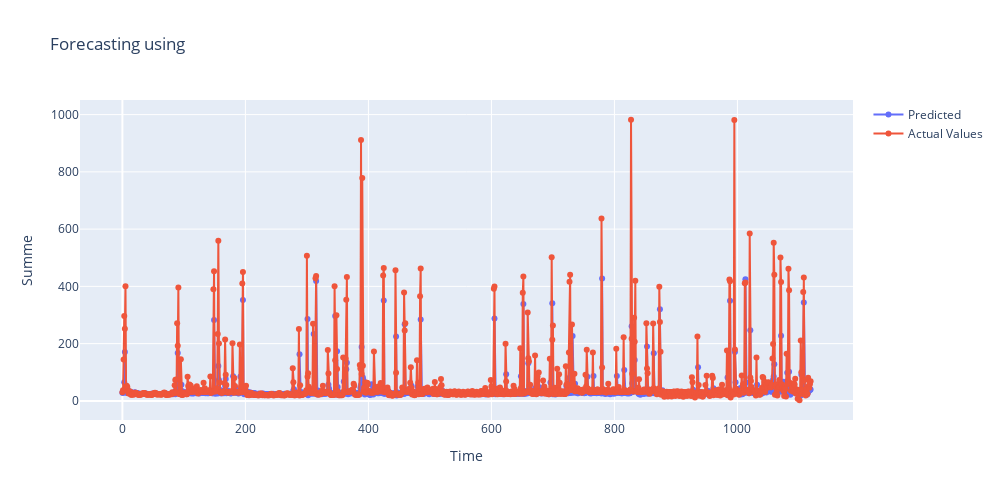

Notebook cell for this chart:
### Code cell
model_name = 'RNN'
# Create a subplot with two rows and one column
fig = go.Figure()

fig.add_trace(
go.Scatter(
    x=Error_df.index,
    y=Error_df['Predicted'],
    name='Predicted',
    mode='lines+markers'
))

# Add a trace for actual values
fig.add_trace(
    go.Scatter(
        x=Error_df.index,
        y=Error_df['Actual'],
        name='Actual Values',
        mode='lines+markers'
    )
)


# Update xaxis properties
fig.update_xaxes(title_text='Time')

# Update yaxis properties
fig.update_yaxes(title_text='Summe')

# Update title and height
fig.update_layout(
    title=f'Forecasting using ',
    height=500,
    width=1000
)

# Save the plot as an HTML file
fig.show()
!mkdir 'Visualization_models_results'
fig.write_html(f'Visualization_models_results/forecasting_using_{model_name}'+'.html')

### Figure 1 — Plotly figure (JSON) as saved in the notebook; plotly's stock layout.template omitted (floating-point values rounded to 4 significant figures; data arrays with more than 128 entries replaced by an {"elided": "..."} marker saying what was removed)
{"data": [{"mode": "lines+markers", "name": "Predicted", "type": "scatter", "x": {"elided": "1120 int values"}, "y": {"elided": "1120 float values"}}, {"mode": "lines+markers", "name": "Actual Values", "type": "scatter", "x": {"elided": "1120 int values"}, "y": {"elided": "1120 float values"}}], "layout": {"height": 500, "title": {"text": "Forecasting using "}, "width": 1000, "xaxis": {"title": {"text": "Time"}}, "yaxis": {"title": {"text": "Summe"}}}}
